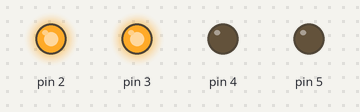
Recording of a sketch running on a simulated Arduino Uno, built with avr-gcc and run on an emulated ATmega328P. Shown: output pins drawn as LEDs (lit = HIGH).

Above: at 1.0 s.
At 3.0 s:
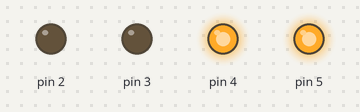
Timing chart, 0 to 5.2 s (numbered marks = the images above):
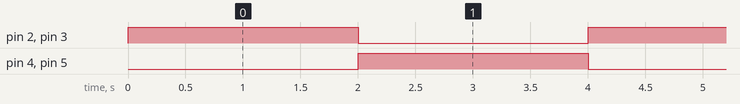

The sketch:

motor-4-led-4.ino
```cpp
void setup() {
 pinMode(2,OUTPUT);
 pinMode(3,OUTPUT);
 pinMode(4,OUTPUT);
 pinMode(5,OUTPUT);
}

void loop() {
  digitalWrite(2,1);
  digitalWrite(3,1);
  digitalWrite(4,0);
  digitalWrite(5,0);
  delay(2000);
  digitalWrite(2,0);
  digitalWrite(3,0);
  digitalWrite(4,1);
  digitalWrite(5,1);
  delay(2000);
}
```

Measured:
- by itself, pin 2–5: alternates HIGH for 2.0 s and LOW for 2.0 s
